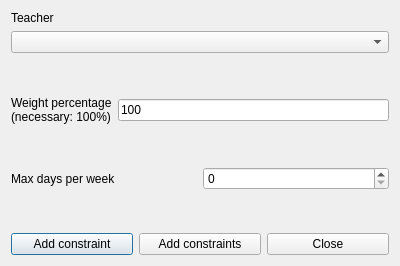
<?xml version="1.0" encoding="UTF-8"?>
<ui version="4.0">
 <class>AddConstraintTeacherMaxRealDaysPerWeekForm_template</class>
 <widget class="QDialog" name="AddConstraintTeacherMaxRealDaysPerWeekForm_template">
  <property name="geometry">
   <rect>
    <x>0</x>
    <y>0</y>
    <width>400</width>
    <height>266</height>
   </rect>
  </property>
  <property name="windowTitle">
   <string extracomment="This is the title of the dialog to add a new constraint of this type">Add teacher max real days per week</string>
  </property>
  <layout class="QVBoxLayout" name="verticalLayout_2">
   <item>
    <layout class="QVBoxLayout" name="verticalLayout">
     <item>
      <widget class="QLabel" name="teacherTextLabel">
       <property name="frameShape">
        <enum>QFrame::NoFrame</enum>
       </property>
       <property name="frameShadow">
        <enum>QFrame::Plain</enum>
       </property>
       <property name="text">
        <string>Teacher</string>
       </property>
       <property name="wordWrap">
        <bool>false</bool>
       </property>
      </widget>
     </item>
     <item>
      <widget class="QComboBox" name="teachersComboBox">
       <property name="editable">
        <bool>false</bool>
       </property>
       <property name="insertPolicy">
        <enum>QComboBox::NoInsert</enum>
       </property>
       <property name="duplicatesEnabled">
        <bool>false</bool>
       </property>
      </widget>
     </item>
    </layout>
   </item>
   <item>
    <spacer name="verticalSpacer">
     <property name="orientation">
      <enum>Qt::Vertical</enum>
     </property>
     <property name="sizeHint" stdset="0">
      <size>
       <width>20</width>
       <height>27</height>
      </size>
     </property>
    </spacer>
   </item>
   <item>
    <layout class="QHBoxLayout" name="horizontalLayout_2">
     <item>
      <widget class="QLabel" name="weightTextLabel">
       <property name="frameShape">
        <enum>QFrame::NoFrame</enum>
       </property>
       <property name="frameShadow">
        <enum>QFrame::Plain</enum>
       </property>
       <property name="text">
        <string>Weight percentage
(necessary: 100%)</string>
       </property>
       <property name="wordWrap">
        <bool>false</bool>
       </property>
      </widget>
     </item>
     <item>
      <widget class="QLineEdit" name="weightLineEdit">
       <property name="text">
        <string notr="true">100</string>
       </property>
      </widget>
     </item>
    </layout>
   </item>
   <item>
    <spacer name="verticalSpacer_2">
     <property name="orientation">
      <enum>Qt::Vertical</enum>
     </property>
     <property name="sizeHint" stdset="0">
      <size>
       <width>20</width>
       <height>27</height>
      </size>
     </property>
    </spacer>
   </item>
   <item>
    <layout class="QHBoxLayout" name="horizontalLayout_3">
     <item>
      <widget class="QLabel" name="maxDaysTextLabel">
       <property name="frameShape">
        <enum>QFrame::NoFrame</enum>
       </property>
       <property name="frameShadow">
        <enum>QFrame::Plain</enum>
       </property>
       <property name="text">
        <string>Max days per week</string>
       </property>
       <property name="wordWrap">
        <bool>false</bool>
       </property>
      </widget>
     </item>
     <item>
      <widget class="QSpinBox" name="maxDaysSpinBox"/>
     </item>
    </layout>
   </item>
   <item>
    <spacer name="verticalSpacer_3">
     <property name="orientation">
      <enum>Qt::Vertical</enum>
     </property>
     <property name="sizeHint" stdset="0">
      <size>
       <width>20</width>
       <height>27</height>
      </size>
     </property>
    </spacer>
   </item>
   <item>
    <layout class="QHBoxLayout" name="horizontalLayout">
     <item>
      <widget class="QPushButton" name="addConstraintPushButton">
       <property name="text">
        <string>Add constraint</string>
       </property>
      </widget>
     </item>
     <item>
      <widget class="QPushButton" name="addConstraintsPushButton">
       <property name="text">
        <string>Add constraints</string>
       </property>
      </widget>
     </item>
     <item>
      <widget class="QPushButton" name="closePushButton">
       <property name="text">
        <string>Close</string>
       </property>
      </widget>
     </item>
    </layout>
   </item>
  </layout>
 </widget>
 <layoutdefault spacing="6" margin="11"/>
 <resources/>
 <connections/>
</ui>
